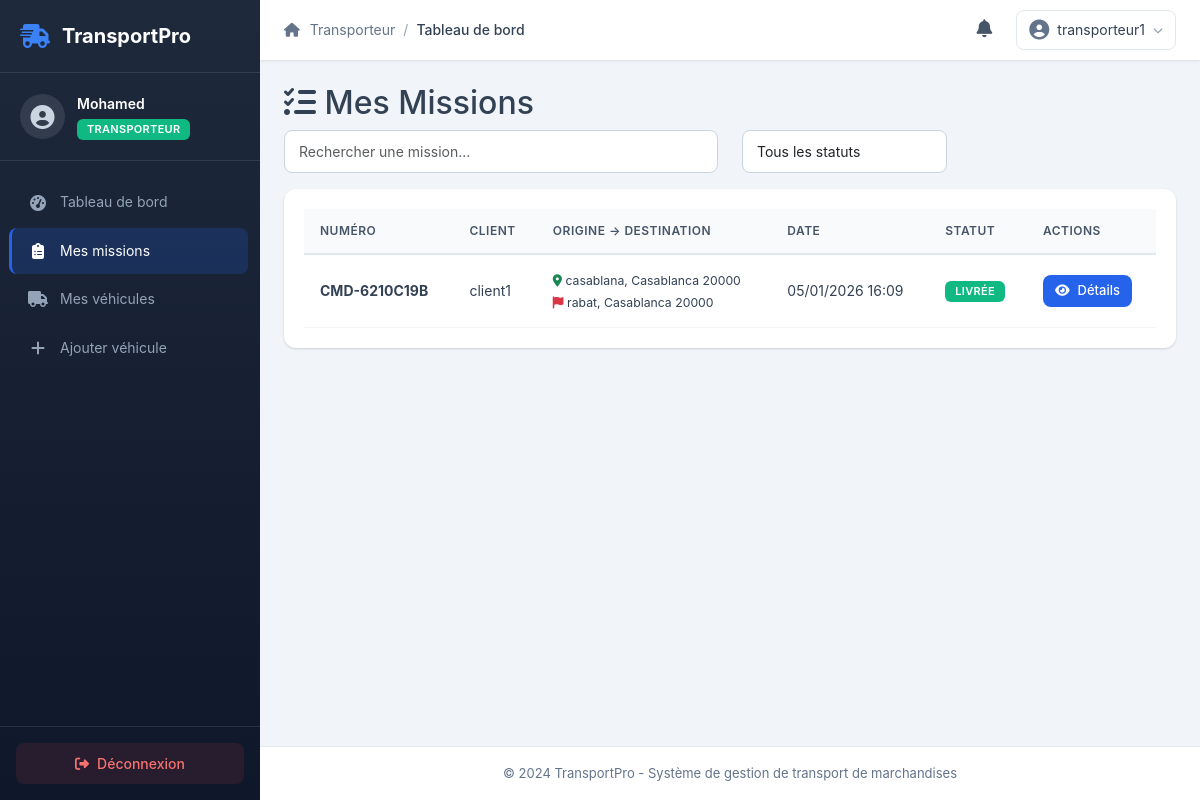
/transporteur/missions/ (signed in), run on an earlier commit of the app's database.
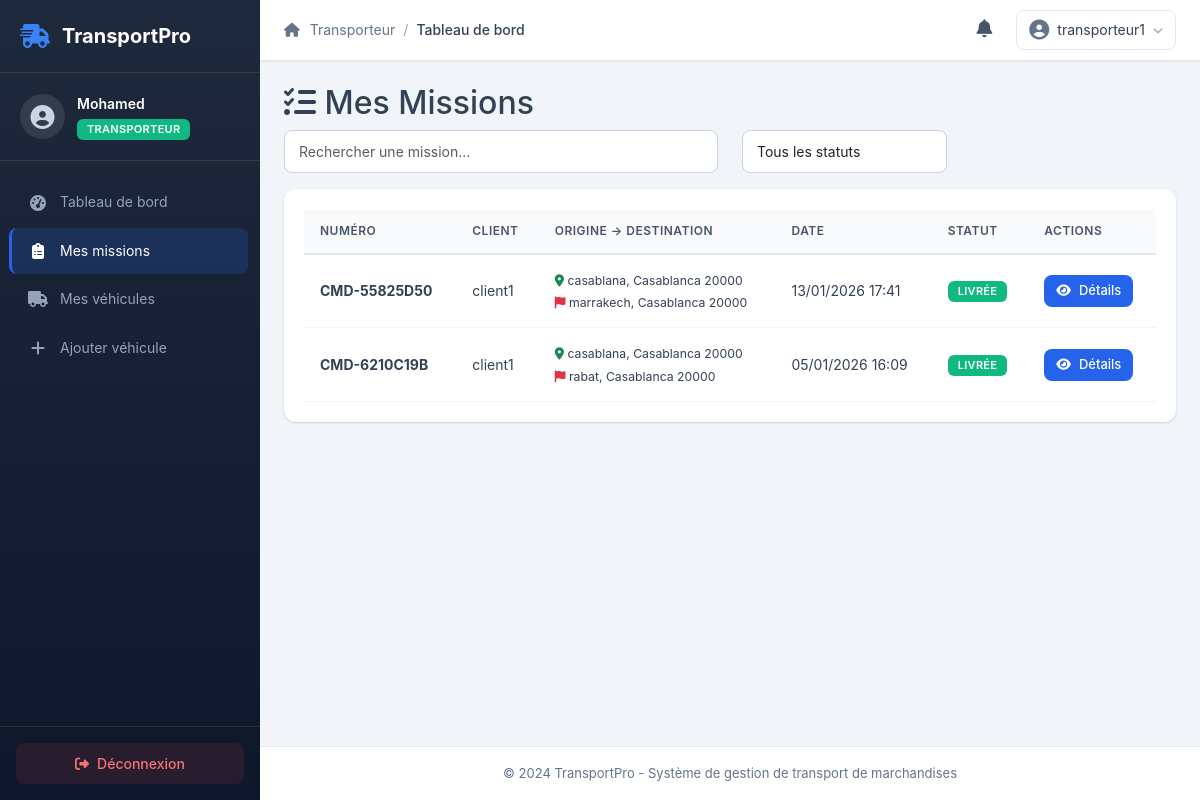
And on a later commit of the database.
### core/models.py (models this page shows, shortened)
class Commande(models.Model):
    STATUTS = [
        ('en_attente', 'En attente'),
        ('confirmee', 'Confirmée'),
        ('en_cours', 'En cours'),
        ('livree', 'Livrée'),
        ('annulee', 'Annulée'),
        ('retournee', 'Retournée'),
        ('incident', 'Incident'),
    ]
    PRIORITES = [
        ('normale', 'Normale'),
        ('urgente', 'Urgente'),
        ('express', 'Express'),
    ]
    id = models.UUIDField(primary_key=True, default=uuid.uuid4, editable=False)
    numero = models.CharField(max_length=20, unique=True)
    client = models.ForeignKey(User, on_delete=models.CASCADE, related_name='commandes')
    transporteur = models.ForeignKey(User, on_delete=models.SET_NULL, null=True, blank=True, related_name='missions')
    adresse_enlevement = models.ForeignKey(Adresse, on_delete=models.CASCADE, related_name='enlevements')
    adresse_livraison = models.ForeignKey(Adresse, on_delete=models.CASCADE, related_name='livraisons')
    type_marchandise = models.ForeignKey(TypeMarchandise, on_delete=models.CASCADE)
    description_marchandise = models.TextField()
    poids = models.FloatField(validators=[MinValueValidator(0.1)])
    volume = models.FloatField(validators=[MinValueValidator(0.1)])
    valeur_declaree = models.DecimalField(max_digits=10, decimal_places=2, null=True, blank=True)
    instructions_speciales = models.TextField(blank=True)
    statut = models.CharField(max_length=20, choices=STATUTS, default='en_attente')
    priorite = models.CharField(max_length=20, choices=PRIORITES, default='normale')
    date_creation = models.DateTimeField(auto_now_add=True)
    date_enlevement_prevue = models.DateTimeField()
    date_livraison_prevue = models.DateTimeField()
    date_enlevement_reelle = models.DateTimeField(null=True, blank=True)
    date_livraison_reelle = models.DateTimeField(null=True, blank=True)
    prix_estime = models.DecimalField(max_digits=10, decimal_places=2, null=True, blank=True)
    prix_final = models.DecimalField(max_digits=10, decimal_places=2, null=True, blank=True)
    facturee = models.BooleanField(default=False)
    qr_code = models.ImageField(upload_to='qr_codes/', blank=True)
    code_suivi = models.CharField(max_length=50, unique=True, blank=True)

class User(AbstractUser):
    ROLES = [
        ('client', 'Client'),
        ('admin', 'Administrateur'),
        ('planificateur', 'Planificateur'),
        ('transporteur', 'Transporteur'),
    ]
    id = models.UUIDField(primary_key=True, default=uuid.uuid4, editable=False)
    role = models.CharField(max_length=20, choices=ROLES, default='client')
    telephone = models.CharField(max_length=20, blank=True)
    adresse = models.TextField(blank=True)
    date_creation = models.DateTimeField(auto_now_add=True)
    actif = models.BooleanField(default=True)
    latitude = models.FloatField(null=True, blank=True)
    longitude = models.FloatField(null=True, blank=True)
    derniere_connexion_ip = models.GenericIPAddressField(null=True, blank=True)

class Adresse(models.Model):
    id = models.UUIDField(primary_key=True, default=uuid.uuid4, editable=False)
    rue = models.CharField(max_length=200)
    ville = models.CharField(max_length=100)
    code_postal = models.CharField(max_length=10)
    pays = models.CharField(max_length=100, default='Maroc')
    latitude = models.FloatField()
    longitude = models.FloatField()
    date_creation = models.DateTimeField(auto_now_add=True)
    def __str__(self):
        return f"{self.rue}, {self.ville} {self.code_postal}"

### transporteur/views.py (the view)
# urls.py: path('missions/', views.mes_missions, name='mes_missions'),
@login_required
def mes_missions(request):
    if request.user.role != 'transporteur':
        return redirect('auth:login')
    missions = Commande.objects.filter(transporteur=request.user).order_by('-date_creation')
    return render(request, 'transporteur/mes_missions.html', {'missions': missions})

### templates/transporteur/mes_missions.html (shortened to what this page needs)
{% extends 'base.html' %}
{% block content %}
<div class="row">
    <div class="col-12">
        <h2><i class="fas fa-tasks"></i> Mes Missions</h2>
    </div>
</div>
<div class="row mb-3">
    <div class="col-md-6">
        <input type="text" class="form-control" id="searchMission" placeholder="Rechercher une mission...">
    </div>
    <div class="col-md-3">
        <select class="form-control" id="filterStatut">
            <option value="">Tous les statuts</option>
        </select>
    </div>
</div>
<div class="card">
    <div class="card-body">
        <div class="table-responsive">
            <table class="table table-hover">
                <thead class="table-light">
                    <tr>
                        <th>Numéro</th>
                        <th>Client</th>
                        <th>Origine → Destination</th>
                        <th>Date</th>
                        <th>Statut</th>
                        <th>Actions</th>
                    </tr>
                </thead>
                <tbody>
                    {% for mission in missions %}
                    <tr>
                        <td><strong>{{ mission.numero }}</strong></td>
                        <td>{{ mission.client.username }}</td>
                        <td>
                            <small>
                                <i class="fas fa-map-marker-alt text-success"></i> {{ mission.adresse_enlevement|truncatechars:30 }}<br>
                                <i class="fas fa-flag text-danger"></i> {{ mission.adresse_livraison|truncatechars:30 }}
                            </small>
                        </td>
                        <td>{{ mission.date_enlevement_prevue|date:"d/m/Y H:i" }}</td>
                        <td>
                            <span class="badge bg-{% if mission.statut == 'confirmee' %}info{% elif mission.statut == 'en_cours' %}warning{% else %}success{% endif %}">
                                {{ mission.get_statut_display }}
                            </span>
                        </td>
                        <td>
                            <a href="{% url 'transporteur:mission_detail' mission.id %}" class="btn btn-sm btn-primary">
                                <i class="fas fa-eye"></i> Détails
                            </a>
                        </td>
                    </tr>
                    {% empty %}
                    <tr>
                        <td colspan="6" class="text-center text-muted">Aucune mission</td>
                    </tr>
                    {% endfor %}
                </tbody>
            </table>
        </div>
    </div>
</div>
{% endblock %}

What changed in the data, as far as the page shows it:
added Commande: numero "CMD-55825D50", client.username "client1", adresse_enlevement "casablana, Casablanca 20000", adresse_livraison "marrakech, Casablanca 20000", date_enlevement_prevue "13/01/2026 17:41", statut "LIVRÉE"
